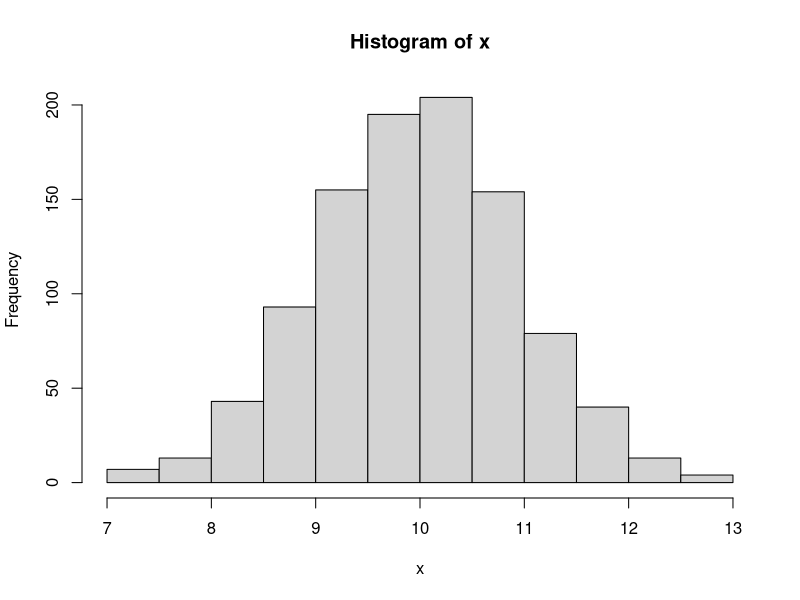
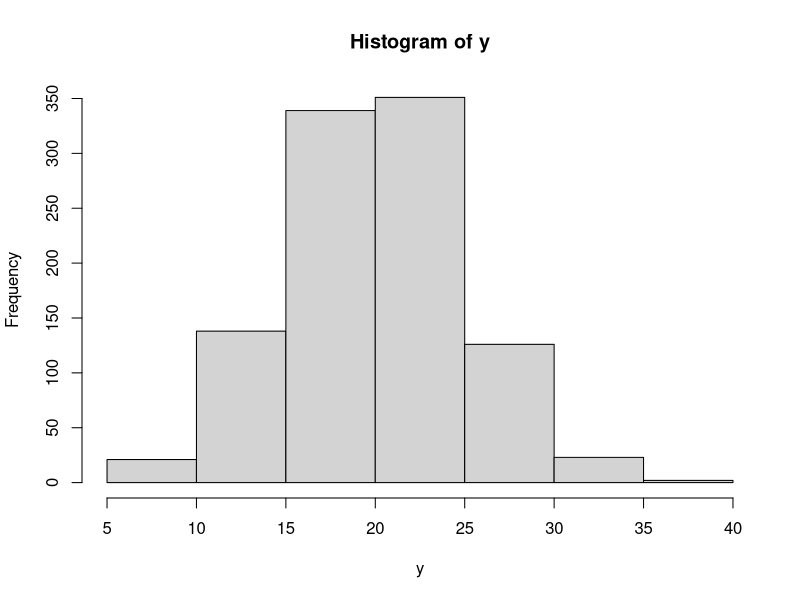
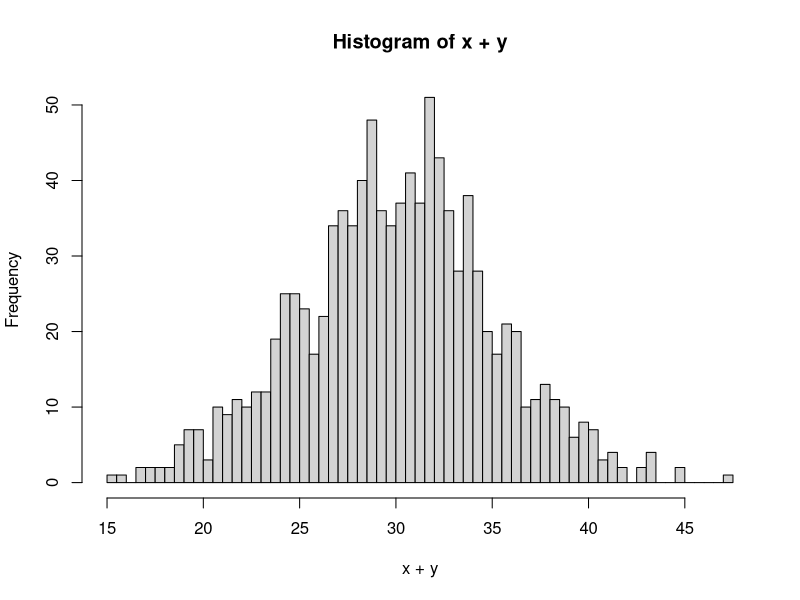
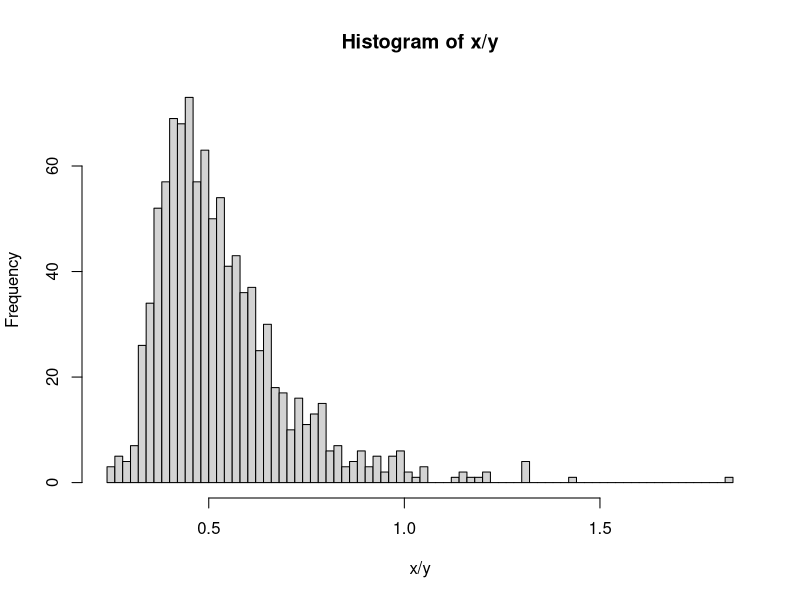

These charts were generated, in order, by the following R code:

x = rnorm(1e3, 10, 1)
hist(x)

y = rnorm(1e3, 20, 5)
hist(y)

hist(x + y, breaks = 1e2)
hist(x / y, breaks = 1e2)

?rexp

y = rexp(1e3, 2)

mean(y)
var(y)

n = 1e2
lambda = 5

y1 = rnorm(1e3, mean = 1/lambda, sd = sqrt(1/n/lambda^2))

mean(log(y1))
-log(lambda)

var(log(y1))
1/n

